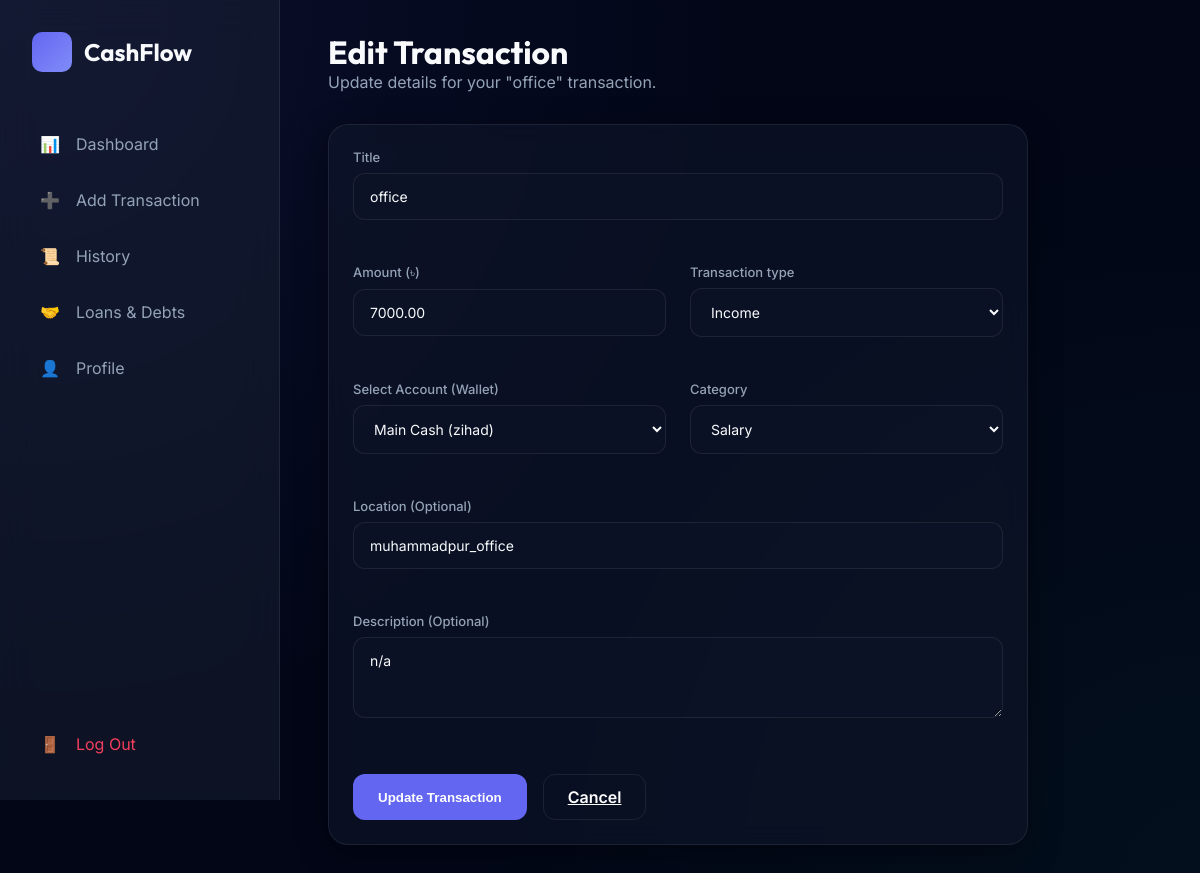
Page /edit-transaction/2/ (signed in) on the committed database.
### cash/models.py (models this page shows, shortened)
class Transaction(models.Model):
    TRANSACTION_TYPES = (
        ('INCOME', 'Income'),
        ('EXPENSE', 'Expense'),
    )
    CATEGORIES = (
        ('FOOD', 'Food'),
        ('TRANSPORT', 'Transport'),
        ('RENT', 'Rent'),
        ('UTILITIES', 'Utilities'),
        ('SHOPPING', 'Shopping'),
        ('SALARY', 'Salary'),
        ('INVESTMENT', 'Investment'),
        ('HEALTH', 'Health'),
        ('EDUCATION', 'Education'),
        ('ENTERTAINMENT', 'Entertainment'),
        ('OTHER', 'Other'),
    )
    user = models.ForeignKey(User, on_delete=models.CASCADE, related_name='transactions')
    wallet = models.ForeignKey(Wallet, on_delete=models.CASCADE, related_name='transactions', null=True, blank=True)
    title = models.CharField(max_length=255)
    amount = models.DecimalField(max_digits=12, decimal_places=2)
    transaction_type = models.CharField(max_length=10, choices=TRANSACTION_TYPES)
    category = models.CharField(max_length=20, choices=CATEGORIES, default='OTHER')
    description = models.TextField(blank=True, null=True)
    location = models.CharField(max_length=255, blank=True, null=True)
    date = models.DateField(auto_now_add=True)
    time = models.TimeField(auto_now_add=True)
    class Meta:
        ordering = ['-date', '-time']

### cash/views.py (the view)
# urls.py: path('edit-transaction/<int:pk>/', views.edit_transaction, name='edit_transaction'),
@login_required
def edit_transaction(request, pk):
    transaction = Transaction.objects.get(pk=pk, user=request.user)
    if request.method == 'POST':
        form = TransactionForm(request.POST, instance=transaction, user=request.user)
        if form.is_valid():
            form.save()
            messages.success(request, "Transaction updated successfully.")
            return redirect('dashboard')
    else:
        form = TransactionForm(instance=transaction, user=request.user)
    return render(request, 'cash/edit_transaction.html', {'form': form, 'transaction': transaction})

### cash/forms.py
class TransactionForm(forms.ModelForm):
    class Meta:
        model = Transaction
        fields = ['title', 'amount', 'transaction_type', 'category', 'wallet', 'location', 'description']
        widgets = {
            'description': forms.Textarea(attrs={'rows': 3}),
        }
    def __init__(self, *args, **kwargs):
        user = kwargs.pop('user', None)
        super().__init__(*args, **kwargs)
        if user:
            self.fields['wallet'].queryset = user.wallets.all()

### cash/models.py (called while the page is built)
    def __str__(self):
        return f"{self.name} ({self.user.username})"

### cash/templates/cash/edit_transaction.html (shortened to what this page needs)
{% extends 'base.html' %}
{% block content %}
<div class="dashboard-header" style="margin-bottom: 2rem;">
    <h1>Edit Transaction</h1>
    <p style="color: var(--text-muted);">Update details for your "{{ transaction.title }}" transaction.</p>
</div>
<div style="max-width: 700px;">
    <div class="glass-card">
        <form method="POST">
            <div style="margin-bottom: 1.5rem;">
                <label>{{ form.title.label }}</label>
                {{ form.title }}
            </div>
            <div style="display: grid; grid-template-columns: 1fr 1fr; gap: 1.5rem; margin-bottom: 1.5rem;">
                <div>
                    <label>{{ form.amount.label }} (৳)</label>
                    {{ form.amount }}
                </div>
                <div>
                    <label>{{ form.transaction_type.label }}</label>
                    {{ form.transaction_type }}
                </div>
            </div>
            <div style="display: grid; grid-template-columns: 1fr 1fr; gap: 1.5rem; margin-bottom: 1.5rem;">
                <div>
                    <label>Select Account (Wallet)</label>
                    {{ form.wallet }}
                </div>
                <div>
                    <label>{{ form.category.label }}</label>
                    {{ form.category }}
                </div>
            </div>
            <div style="margin-bottom: 1.5rem;">
                <label>{{ form.location.label }} (Optional)</label>
                {{ form.location }}
            </div>
            <div style="margin-bottom: 2rem;">
                <label>{{ form.description.label }} (Optional)</label>
                {{ form.description }}
            </div>
            <div style="display: flex; gap: 1rem;">
                <button type="submit" class="btn btn-primary">Update Transaction</button>
                <a href="{% url 'dashboard' %}" class="btn" style="border: 1px solid var(--border); background: transparent; color: white;">Cancel</a>
            </div>
        </form>
    </div>
</div>
{% endblock %}

### static/css/style.css (style rules this page uses)
:root { --primary: #6366f1; --primary-light: #818cf8; --primary-dark: #4f46e5; --accent: #10b981; --accent-dark: #059669; --danger: #f43f5e; --bg-main: #020617; --bg-card: rgba(15, 23, 42, 0.6); --sidebar-bg: rgba(30, 41, 59, 0.4); --text-main: #f8fafc; --text-muted: #94a3b8; --border: rgba(255, 255, 255, 0.08); --glass-shadow: 0 8px 32px 0 rgba(0, 0, 0, 0.4); }
* { margin: 0; padding: 0; box-sizing: border-box; }
body { background-color: var(--bg-main); background-image: radial-gradient(circle at 0% 0%, rgba(99, 102, 241, 0.1) 0%, transparent 50%), radial-gradient(circle at 100% 100%, rgba(16, 185, 129, 0.05) 0%, transparent 50%); color: var(--text-main); font-family: 'Inter', sans-serif; min-height: 100vh; overflow-x: hidden; }
h1, h2, h3, .logo-text { font-family: 'Outfit', sans-serif; }
.glass-card { background: var(--bg-card); backdrop-filter: blur(12px); border: 1px solid var(--border); border-radius: 1.25rem; padding: 1.5rem; box-shadow: var(--glass-shadow); }
.btn { padding: 0.75rem 1.5rem; border-radius: 0.75rem; font-weight: 600; cursor: pointer; transition: all 0.2s; border: 1px solid transparent; display: inline-flex; align-items: center; gap: 0.5rem; }
.btn-primary { background: var(--primary); color: white; }
input, select, textarea { width: 100%; padding: 0.875rem 1rem; background: rgba(15, 23, 42, 0.4); border: 1px solid var(--border); border-radius: 0.75rem; color: var(--text-main); margin-bottom: 1.25rem; font-size: 0.875rem; transition: all 0.2s; font-family: 'Inter', sans-serif; }
label { display: block; margin-bottom: 0.5rem; color: var(--text-muted); font-size: 0.8125rem; font-weight: 500; }

### rows in the picture
Transaction: title "office", amount "7000.00", transaction_type "Income", wallet "Main Cash (zihad)", category "Salary", location "muhammadpur_office", description "n/a"
